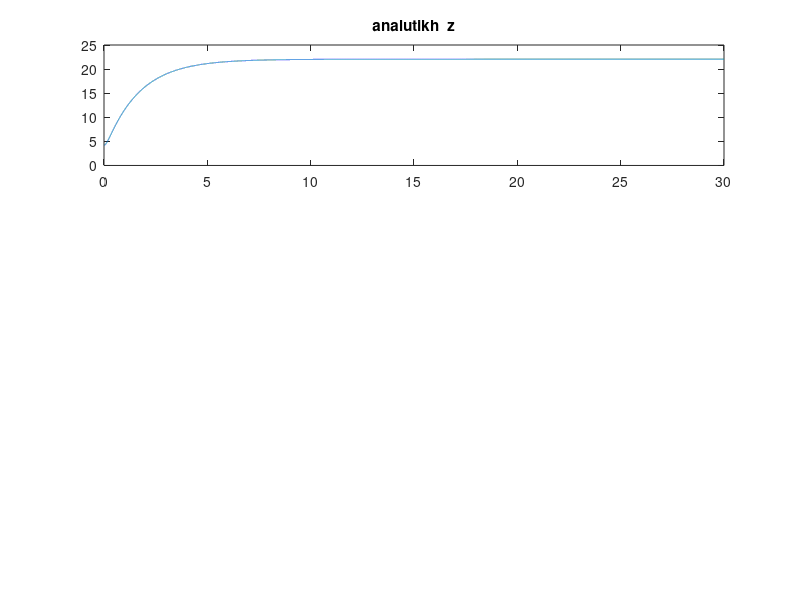
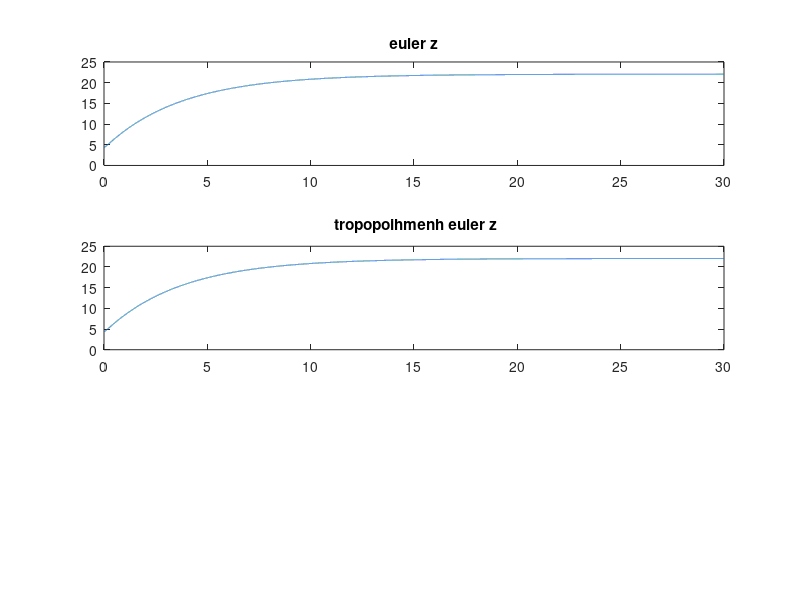

The MATLAB script that drew these images, in order:
% DEDOMENA

M=1;
Iz=0.08;
g=9.81;
am=4410;

z0= am/1000;
zTonos=0;    %z'(0)=0

% arxikes sunthikes

Cz=3+(am/5000);
Kpz=5;
Kdz=15;
zdes=am/200;


h=0.001;
t=0:h:30;

% z1  = z                      ara z1 = z(0)
% z2  = z1' = z' = f1(t,z1,z2) ara z2 = z'(0)
% z2' = z'' =      f2(t,z1,z2) 
% z1 = z0;
% z2 = z0tonos;

% Euler arxikes sunthikes
z1(1)= z0;
z2(1)= zTonos;

% Euler gia Z 
function k1a = k1(t,z1,z2)
  k1a = z2;
end
function k2a = k2(t,z1,z2)
  M = 1;
  g=9.81;
  am = 4410;
  Cz=3+(am/5000);
  Kdz=15;
  Kpz=5;
  z0=am/1000;
  zdes=am/200;
  k2a = ((Kpz *zdes - Kpz *z1  -(Kdz+Cz)*z2)/M ); %apo erwthma 2a
end

% metraei apo 1-30 kai oxi apo 0-29 pou tha thelame, afou tha eprepe na einai n+1=30
% auto ginetai giati to octave dn afhnei na arxikopoihsoume timh z1(0)
% epeidh theloume vhma 0,001 kai n prepei na einai akeraios arithmos
% to panw orio ths for tha einai 30*1000=30000 me vhma 1  


% ANALUTIKH LUSH 
for n=1:1:30001
  z(n)= 22.05 -19.2783*exp(-0.611*t(n)) + 1.4383*exp(-8.189*t(n));
endfor

figure(1);

% GRAFIKH ANALUTIKHS LUSHS
subplot(311);
plot(t,z);
title('analutikh  z');


% EULER
for n=1:1:30000
  z1(n+1)= z1(n)+ h*(k1(t(n),z1(n),z2(n)));
  z2(n+1)= z2(n)+ h*(k2(t(n),z1(n),z2(n)));
endfor
 
figure(2);
 
% grafikh gia z euler 
subplot(311);
plot(t,z1);
title('euler z');

% tropopoihmenh Euler arxikes sunthikes
z1trop(1)= z0;
z2trop(1)= zTonos;

% TROPOPOIHMENH EULER
for n=1:1:30000
  z1trop(n+1)= z1trop(n)+ h*k1(t(n)+h/2,z1trop(n)+h/2,z2trop(n)+h/2*k2(t(n),z1trop(n),z2trop(n)));
  z2trop(n+1)= z2trop(n)+ h*k2(t(n)+h/2,z1trop(n)+h/2,z2trop(n)+h/2*k2(t(n),z1trop(n),z2trop(n)));
endfor

% grafikh gia Z tropopoihmenh
subplot(312);
plot(t,z1trop);
title(' tropopoihmenh euler z')